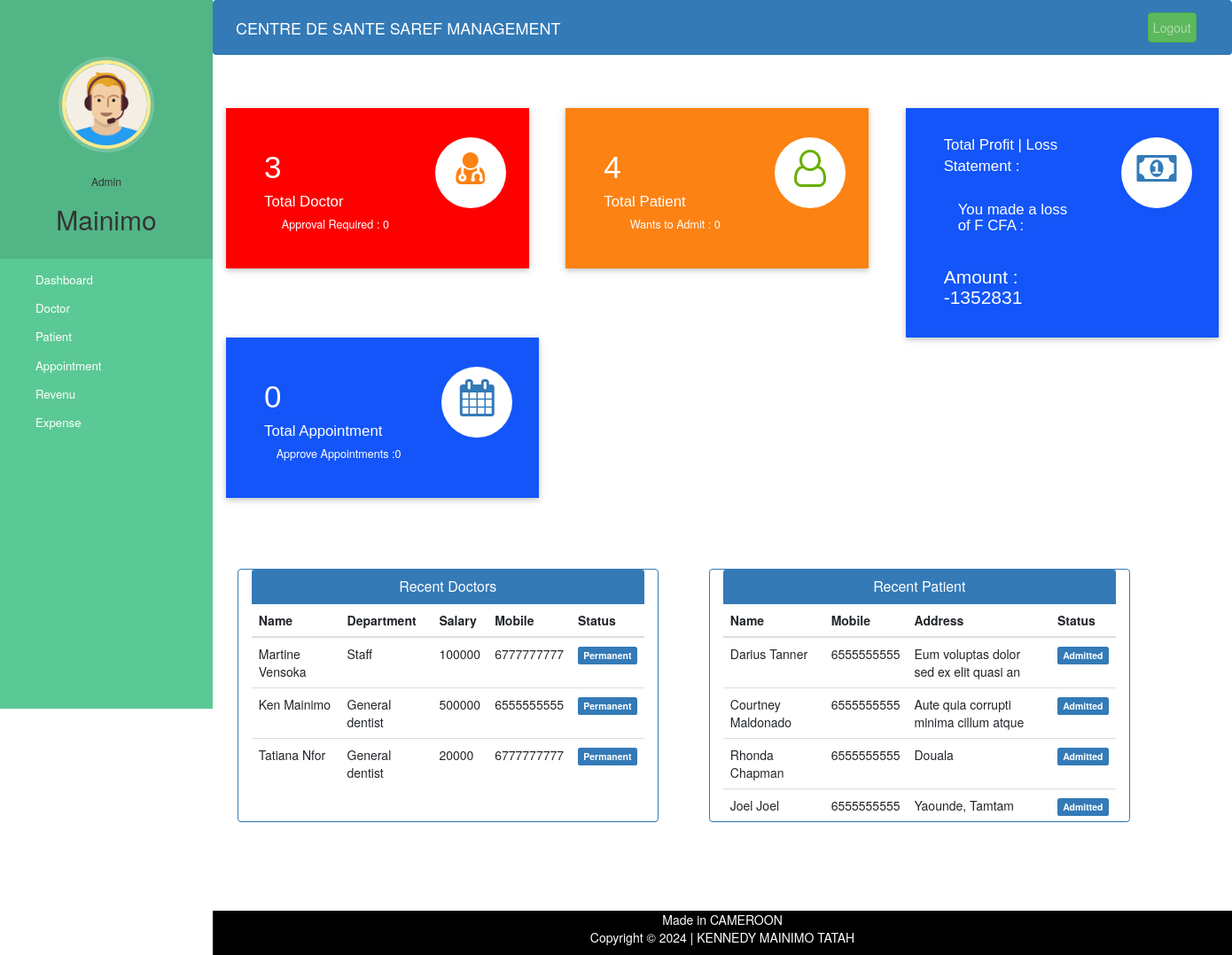
/admin-dashboard (signed in), run on the app's committed database.
### hospital/models.py (models this page shows, shortened)
class Doctor(models.Model):
    user=models.OneToOneField(User,on_delete=models.CASCADE)
    profile_pic= models.ImageField(upload_to='profile_pic/DoctorProfilePic/',null=True,blank=True)
    address = models.CharField(max_length=40)
    salary = models.PositiveIntegerField(null=False,blank=True)
    sex = models.CharField(max_length=10,null=False,choices=sex,default='Male')
    age = models.IntegerField(null=False,blank=False)
    mobile = models.CharField(max_length=20,null=True)
    department = models.CharField(max_length=50,choices=departments,default='General dentist')
    status=models.BooleanField(default=False)
    admitDate=models.DateField(auto_now_add=True)
    @property
    def get_name(self):
        return self.user.first_name+" "+self.user.last_name

class Patient(models.Model):
    user=models.OneToOneField(User,on_delete=models.CASCADE)
    address = models.CharField(max_length=40)
    mobile = models.CharField(max_length=20,null=False)
    sex = models.CharField(max_length=10,null=False,choices=sex,default='Male')
    age = models.IntegerField(null=False,blank=False)
    problem = models.TextField(max_length=500,null=False,blank=False)
    procedure = models.TextField(max_length=500,null=False,blank=False)
    assignedDoctorId = models.PositiveIntegerField(null=True)
    consultation = models.DecimalField(max_digits=20,decimal_places=0,null=False,blank=True)
    newConsultation = models.DecimalField(max_digits=20,decimal_places=0,null=False,blank=True)
    amount = models.DecimalField(max_digits=20,decimal_places=0,null=False,blank=True)
    advance = models.DecimalField(max_digits=20,decimal_places=0,null=False,blank=True)
    newAdvance = models.DecimalField(max_digits=20,decimal_places=0,null=False,blank=True)
    balance = models.DecimalField(max_digits=20,decimal_places=0,null=False,blank=True)
    medicineCost=models.DecimalField(max_digits=20,decimal_places=0,null=False,blank=True)
    newMedicineCost=models.DecimalField(max_digits=20,decimal_places=0,null=False,blank=True)
    total=models.DecimalField(max_digits=20,decimal_places=0,null=False,blank=True)
    newTotal=models.DecimalField(max_digits=20,decimal_places=0,null=False,blank=True)
    admitDate=models.DateField(auto_now_add=True)
    updateDate=models.DateField(auto_now=True)
    status=models.BooleanField(default=False)
    @property
    def get_name(self):
        return self.user.first_name+" "+self.user.last_name

### hospital/views.py (the view)
# urls.py: path('admin-dashboard', views.admin_dashboard_view,name='admin-dashboard'),
@login_required(login_url='adminlogin')
@user_passes_test(is_admin)
def admin_dashboard_view(request):
    doctors=models.Doctor.objects.all().order_by('-id') #getting the last doctor input
    patients=models.Patient.objects.all().order_by('-id')
    doctorcount=models.Doctor.objects.all().filter(status=True).count()
    pendingdoctorcount=models.Doctor.objects.all().filter(status=False).count()
    patientcount=models.Patient.objects.all().filter(status=True).count()
    pendingpatientcount=models.Patient.objects.all().filter(status=False).count()
    appointmentcount=models.Appointment.objects.all().filter(status=True).count()
    pendingappointmentcount=models.Appointment.objects.all().filter(status=False).count()
    total = 0
    total = models.Patient.objects.filter(status=True).aggregate(Sum('total'))['total__sum']
    print(total)
    expense = models.Expense.objects.all().filter(status=True)
    admin = models.AdminSigup.objects.get(user_id=request.user.id), #for profile picture of admin in sidebar
    for i in admin:
        pass
    amount = 0
    for expense in expense:
        amount += expense.amount
    print(amount)
    sum = 0
    sum = int(total) - int(amount)
    if sum == 0:
        messages.success(request,"No profit made")
    elif sum < 0:
        messages.warning(request,"You made a loss of F CFA :")
    else:
        messages.success(request,"You made a profit of F CFA : ")
    mydict={
        'expense':expense,
        'amount':amount,
        'total':total,
        'sum':sum,
    'doctors':doctors,
    'patients':patients,
    'doctorcount':doctorcount,
    'pendingdoctorcount':pendingdoctorcount,
    'patientcount':patientcount,
    'pendingpatientcount':pendingpatientcount,
    'appointmentcount':appointmentcount,
    'pendingappointmentcount':pendingappointmentcount,
    'admin':admin,
    }
    return render(request,'hospital/admin_dashboard.html',context=mydict)

### hospital/views.py (called while the page is built)
def is_admin(user):
    return user.groups.filter(name='ADMIN').exists()

### templates/hospital/admin_dashboard.html
{% extends 'hospital/admin_base.html' %}
{% load static %}
{% block content %}
{%include 'hospital/admin_dashboard_cards.html'%}
<br><br><br><br>
<div class="container">
  <div class="row">
    <div class="panel panel-primary col-md-5" style="margin-left:2%;">
      <div class="panel-heading" style="text-align:center;">
        <h6 class="panel-title">Recent Doctors</h6>
      </div>
      <table class="table table-hover" id="dev-table">
        <thead>
          <tr>
            <th>Name</th>
            <th>Department</th>
            <th>Salary</th>
            <th>Mobile</th>
            <th>Status</th>
          </tr>
        </thead>
        {% for d in doctors %}
        <tr>
          <td> {{d.get_name}}</td>
          <td>{{d.department}}</td>
          <td>{{d.salary}}</td>
          <td>{{d.mobile}}</td>
          {%if d.status%}
          <td> <span class="label label-primary">Permanent</span></td>
          {% else %}
          <td> <span class="label label-success">On Hold</span></td>
          {% endif %}
        </tr>
        {% endfor %}
      </table>
    </div>
    <div class="panel panel-primary col-md-5" style="margin-left:5%;">
      <div class="panel-heading" style="text-align:center;">
        <h6 class="panel-title">Recent Patient</h6>
      </div>
      <table class="table table-hover" id="dev-table">
        <thead>
          <tr>
            <th>Name</th>
            <th>Mobile</th>
            <th>Address</th>
            <th>Status</th>
          </tr>
        </thead>
        {% for p in patients %}
        <tr>
          <td> {{p.get_name}}</td>
          <td>{{p.mobile}}</td>
          <td>{{p.address}}</td>
          {%if p.status%}
          <td> <span class="label label-primary">Admitted</span></td>
          {% else %}
          <td> <span class="label label-success">On Hold</span></td>
          {% endif %}
        </tr>
        {% endfor %}
      </table>
    </div>
  </div>
</div>
{% endblock content %}

### templates/hospital/admin_base.html (shortened to what this page needs)
<!DOCTYPE html>
{% load static %}
<html lang="en">
<head>
  <link rel="stylesheet" href="https://stackpath.bootstrapcdn.com/bootstrap/4.3.1/css/bootstrap.min.css">
  <link rel="stylesheet" href="https://maxcdn.bootstrapcdn.com/font-awesome/4.7.0/css/font-awesome.min.css">
  <link rel="stylesheet" href="{% static '/style.css' %}">
</head>
<body>
  <nav class="menu" tabindex="0">
    <header class="avatar">
      <br><br>
     <img src="{% static "images/adminpropic.png" %}" />
     <br><br>
      <h6>Admin</h6>
      <h2>{{request.user.first_name}}</h2>
    </header>
    <ul>
      <li tabindex="0" class="icon-dashboard"> <a style="color:white; text-decoration:none;" href="/admin-dashboard"><span>Dashboard</span></a> </li>
      <li tabindex="0" class="icon-customers"> <a style="color:white; text-decoration:none;" href="/admin-doctor"><span>Doctor</span></a></li>
      <li tabindex="0" class="icon-users"> <a style="color:white; text-decoration:none;" href="/admin-patient"><span>Patient</span></a></li>
      <li tabindex="0" class="icon-calendar"> <a style="color:white; text-decoration:none;" href="/admin-appointment"><span>Appointment</span></a></li>
      <li tabindex="0" class="icon-finance"> <a style="color:white; text-decoration:none;" href="/admin-revenue-view"><span>Revenu</span></a></li>
      <li tabindex="0" class="icon-finance"> <a style="color:white; text-decoration:none;" href="/admin-expense"><span>Expense</span></a></li>
    </ul>
  </nav>
  <main>
    <div class="bs-example">
      <nav class="navbar navbar-expand-md  navbar-dark fixed-top" style="background:#337AB7;">
        <a href="/admin-dashboard" class="navbar-brand">CENTRE DE SANTE SAREF MANAGEMENT</a>
        <div class="collapse navbar-collapse justify-content-between" id="navbarCollapse">
          <div class="navbar-nav" style=" margin-left: 90%;">
            <form method="POST" action="{% url 'logout' %}">
              <button type="submit" class="nav-item nav-link btn btn-success float-lg-right">Logout</button>
            </form>
          </div>
        </div>
      </nav>
    </div>
    <br><br>
    {% block content %}
    {% endblock content %}
    <br><br><br><br>
    <footer>
      <div class="container">
        <div class="row">
          <div class="col-md-12 col-sm-12">
            <div style="color:#ffffff;" class="wow fadeInUp footer-copyright">
              <p>Made in CAMEROON <br>
                Copyright &copy; 2024 | KENNEDY MAINIMO TATAH </p>
            </div>
          </div>
        </div>
      </div>
    </footer>
  </main>
</body>
</html>

### static/style.css (style rules this page uses)
body { padding-left: 240px; }
main { position: relative; height: 100vh; }
.menu { background: #5bc995; height: 100vh; width: 240px; position: fixed; top: 0px; left: 0; z-index: 5; outline: none; }
.menu .avatar { background: rgba(0, 0, 0, 0.1); padding: 2em 0.5em; text-align: center; }
.menu .avatar img { width: 100px; border-radius: 50%; overflow: hidden; border: 4px solid #ffea92; box-shadow: 0 0 0 4px rgba(255, 255, 255, 0.2); }
.menu .avatar h2 { font-weight: normal; margin-bottom: 0; }
.menu ul { list-style: none; padding: 0.5em 0; margin: 0; }
.menu ul li { padding: 0.5em 1em 0.5em 3em; font-size: 0.95em; font-weight: regular; background-repeat: no-repeat; background-position: left 15px center; background-size: auto 20px; transition: all 0.15s linear; cursor: pointer; }
.menu ul li.icon-dashboard { background-image: url("http://www.entypo.com/images//gauge.svg"); }
.menu ul li.icon-customers { background-image: url("http://www.entypo.com/images//briefcase.svg"); }
.menu ul li.icon-users { background-image: url("http://www.entypo.com/images//users.svg"); }
.menu ul li.icon-calendar { background-image: url("http://www.entypo.com/images//calendar.svg"); }

### templates/hospital/admin_base.html (style rules this page uses)
a:link { text-decoration: none; }
a { color: white; }
footer { padding: 0px 0px 0px 0px; background-color: black; margin: 0px; }
p { text-align: center; }
body { padding-left: 240px; }
main { position: relative; height: 100vh; }
.menu { background: #5bc995; height: 100vh; width: 240px; position: fixed; top: 0px; left: 0; z-index: 5; outline: none; }
.menu .avatar { background: rgba(0, 0, 0, 0.1); padding: 2em 0.5em; text-align: center; }
.menu .avatar img { width: 100px; border-radius: 50%; overflow: hidden; border: 4px solid #ffea92; box-shadow: 0 0 0 4px rgba(255, 255, 255, 0.2); }
.menu .avatar h2 { font-weight: normal; margin-bottom: 0; }
.menu ul { list-style: none; padding: 0.5em 0; margin: 0; }
.menu ul li { padding: 0.5em 1em 0.5em 3em; font-size: 0.95em; font-weight: regular; background-repeat: no-repeat; background-position: left 15px center; background-size: auto 20px; transition: all 0.15s linear; cursor: pointer; }
.menu ul li.icon-dashboard { background-image: url("http://www.entypo.com/images//gauge.svg"); }
.menu ul li.icon-customers { background-image: url("http://www.entypo.com/images//briefcase.svg"); }
.menu ul li.icon-users { background-image: url("http://www.entypo.com/images//users.svg"); }
.menu ul li.icon-calendar { background-image: url("http://www.entypo.com/images//calendar.svg"); }

### data on the page
Doctor: get_name "Martine Vensoka", department "Staff", salary "100000", mobile "6777777777", status "Permanent"
Doctor: get_name "Ken Mainimo", department "General dentist", salary "500000", mobile "6555555555", status "Permanent"
Doctor: get_name "Tatiana Nfor", department "General dentist", salary "20000", mobile "6777777777", status "Permanent"
Patient: get_name "Darius Tanner", mobile "6555555555", address "Eum voluptas dolor sed ex elit quasi an", status "Admitted"
Patient: get_name "Courtney Maldonado", mobile "6555555555", address "Aute quia corrupti minima cillum atque", status "Admitted"
Patient: get_name "Rhonda Chapman", mobile "6555555555", address "Douala", status "Admitted"
Patient: get_name "Joel Joel", mobile "6555555555", address "Yaounde, Tamtam", status "Admitted"

### other printed values
{{ request.user.first_name }} "Mainimo"
{{ doctorcount }} "3"
{{ pendingdoctorcount }} "0"
{{ patientcount }} "4"
{{ pendingpatientcount }} "0"
{{ message }} "You made a loss of F CFA :"
{{ sum }} "-1352831"
{{ appointmentcount }} "0"
{{ pendingappointmentcount }} "0"
